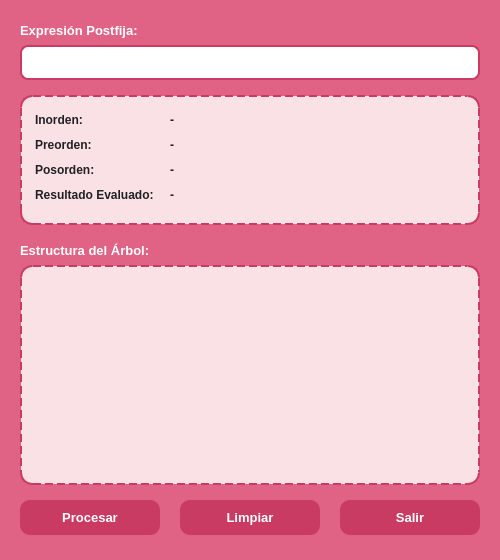
<?xml version="1.0" encoding="UTF-8"?>
<ui version="4.0">
 <class>EvaluadorArboles</class>
 <widget class="QWidget" name="EvaluadorArboles">
  <property name="geometry">
   <rect>
    <x>0</x>
    <y>0</y>
    <width>500</width>
    <height>560</height>
   </rect>
  </property>
  <property name="windowTitle">
   <string>Evaluador de Árboles de Expresión</string>
  </property>
  <property name="styleSheet">
   <string notr="true">/* Fondo principal de la ventana */
QWidget#EvaluadorArboles {
    background-color: #e06385;
    font-family: &quot;Segoe UI&quot;, Arial, sans-serif;
}

/* Etiquetas de texto generales */
QLabel {
    color: #ffffff;
    font-size: 10pt;
    font-weight: bold;
}

/* Caja de entrada (QLineEdit) */
QLineEdit {
    background-color: #ffffff;
    border: 2px solid #c93b63;
    border-radius: 8px;
    padding: 5px 10px;
    color: #212121;
    font-size: 10pt;
}

/* Botones principales */
QPushButton {
    background-color: #c93b63;
    color: #ffffff;
    border-radius: 10px;
    font-weight: bold;
    font-size: 10pt;
    padding: 6px 12px;
}

QPushButton:hover {
    background-color: #b02f53;
}

QPushButton:pressed {
    background-color: #942342;
}

/* Marco de Resultados y Caja de Texto del Árbol */
QFrame#frame_resultados, QTextEdit#txt_tree {
    background-color: #fae1e6;
    border: 2px dashed #c93b63;
    border-radius: 12px;
    color: #212121;
}

/* Ajuste de fuente para el árbol visual */
QTextEdit#txt_tree {
    font-family: &quot;Consolas&quot;, &quot;Courier New&quot;, monospace;
    font-size: 11pt;
    padding: 8px;
}

/* Texto dentro del cuadro de resultados */
QFrame#frame_resultados QLabel {
    color: #212121;
    font-size: 9pt;
}
</string>
  </property>
  <widget class="QLabel" name="lbl_instruccion">
   <property name="geometry">
    <rect>
     <x>20</x>
     <y>20</y>
     <width>200</width>
     <height>20</height>
    </rect>
   </property>
   <property name="text">
    <string>Expresión Postfija:</string>
   </property>
  </widget>
  <widget class="QLineEdit" name="txt_input">
   <property name="geometry">
    <rect>
     <x>20</x>
     <y>45</y>
     <width>460</width>
     <height>35</height>
    </rect>
   </property>
  </widget>
  <widget class="QFrame" name="frame_resultados">
   <property name="geometry">
    <rect>
     <x>20</x>
     <y>95</y>
     <width>460</width>
     <height>130</height>
    </rect>
   </property>
   <widget class="QLabel" name="lbl_tag_inorden">
    <property name="geometry">
     <rect>
      <x>15</x>
      <y>15</y>
      <width>130</width>
      <height>20</height>
     </rect>
    </property>
    <property name="text">
     <string>Inorden:</string>
    </property>
   </widget>
   <widget class="QLabel" name="lbl_inorden">
    <property name="geometry">
     <rect>
      <x>150</x>
      <y>15</y>
      <width>290</width>
      <height>20</height>
     </rect>
    </property>
    <property name="text">
     <string>-</string>
    </property>
   </widget>
   <widget class="QLabel" name="lbl_tag_preorden">
    <property name="geometry">
     <rect>
      <x>15</x>
      <y>40</y>
      <width>130</width>
      <height>20</height>
     </rect>
    </property>
    <property name="text">
     <string>Preorden:</string>
    </property>
   </widget>
   <widget class="QLabel" name="lbl_preorden">
    <property name="geometry">
     <rect>
      <x>150</x>
      <y>40</y>
      <width>290</width>
      <height>20</height>
     </rect>
    </property>
    <property name="text">
     <string>-</string>
    </property>
   </widget>
   <widget class="QLabel" name="lbl_tag_posorden">
    <property name="geometry">
     <rect>
      <x>15</x>
      <y>65</y>
      <width>130</width>
      <height>20</height>
     </rect>
    </property>
    <property name="text">
     <string>Posorden:</string>
    </property>
   </widget>
   <widget class="QLabel" name="lbl_posorden">
    <property name="geometry">
     <rect>
      <x>150</x>
      <y>65</y>
      <width>290</width>
      <height>20</height>
     </rect>
    </property>
    <property name="text">
     <string>-</string>
    </property>
   </widget>
   <widget class="QLabel" name="lbl_tag_resultado">
    <property name="geometry">
     <rect>
      <x>15</x>
      <y>90</y>
      <width>130</width>
      <height>20</height>
     </rect>
    </property>
    <property name="text">
     <string>Resultado Evaluado:</string>
    </property>
   </widget>
   <widget class="QLabel" name="lbl_resultado">
    <property name="geometry">
     <rect>
      <x>150</x>
      <y>90</y>
      <width>290</width>
      <height>20</height>
     </rect>
    </property>
    <property name="text">
     <string>-</string>
    </property>
   </widget>
  </widget>
  <widget class="QLabel" name="lbl_tag_arbol">
   <property name="geometry">
    <rect>
     <x>20</x>
     <y>240</y>
     <width>200</width>
     <height>20</height>
    </rect>
   </property>
   <property name="text">
    <string>Estructura del Árbol:</string>
   </property>
  </widget>
  <widget class="QTextEdit" name="txt_tree">
   <property name="geometry">
    <rect>
     <x>20</x>
     <y>265</y>
     <width>460</width>
     <height>220</height>
    </rect>
   </property>
   <property name="readOnly">
    <bool>true</bool>
   </property>
  </widget>
  <widget class="QPushButton" name="btn_procesar">
   <property name="geometry">
    <rect>
     <x>20</x>
     <y>500</y>
     <width>140</width>
     <height>35</height>
    </rect>
   </property>
   <property name="text">
    <string>Procesar</string>
   </property>
  </widget>
  <widget class="QPushButton" name="btn_limpiar">
   <property name="geometry">
    <rect>
     <x>180</x>
     <y>500</y>
     <width>140</width>
     <height>35</height>
    </rect>
   </property>
   <property name="text">
    <string>Limpiar</string>
   </property>
  </widget>
  <widget class="QPushButton" name="btn_salir">
   <property name="geometry">
    <rect>
     <x>340</x>
     <y>500</y>
     <width>140</width>
     <height>35</height>
    </rect>
   </property>
   <property name="text">
    <string>Salir</string>
   </property>
  </widget>
 </widget>
 <resources/>
 <connections/>
</ui>
